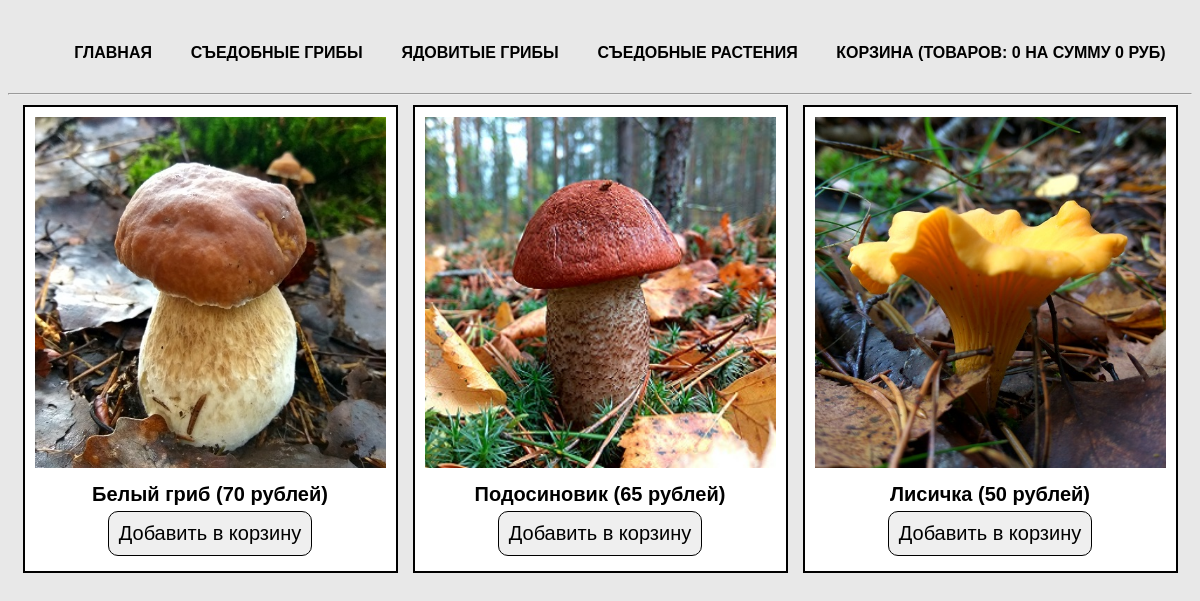
Page /index.php?cat=edible on the committed database.
### tables this page shows
CREATE TABLE `cats` (
  `id` int(11) NOT NULL,
  `name` varchar(50) NOT NULL,
  `rus_name` varchar(50) NOT NULL
);

CREATE TABLE `products` (
  `id` int(11) NOT NULL,
  `title` varchar(50) NOT NULL,
  `cat` varchar(50) NOT NULL,
  `price` int(11) NOT NULL,
  `rus_name` varchar(50) NOT NULL,
  `img` varchar(50) NOT NULL,
  `descr` text NOT NULL
);

### index.php (the view)
<?php
require_once 'parts/header.php';
if (isset($_GET['cat'])) {
    $currentCat = $_GET['cat'];
    $products = $connect->query("SELECT * FROM products WHERE cat='$currentCat'");
    $products = $products->fetchAll(PDO::FETCH_ASSOC);
} else {
    $products = $connect->query("SELECT * FROM products");
    $products = $products->fetchAll(PDO::FETCH_ASSOC);
}
?>
    <div class="main">
        <?php if (empty($products)) { ?>
             <div class="card">Такой категории товаров не существует!</div>
        <?php } else { ?>
            <?php foreach ($products as $product) { ?>
                <div class="card">
                    <a href="product.php?product=<?=$product['title']?>">
                        <img src="img/<?=$product['img']?>" alt="<?=$product['rus_name']?>">
                    </a>
                    <div class="label"><?=$product['rus_name']?> (<?=$product['price']?> рублей)</div>
                    <?php require 'parts/button.php';?>
                </div>
            <?php } ?>
        <?php } ?>
    </div>
</body>
</html>

### parts/header.php (shortened to what this page needs)
<?php
require_once 'db/db.php';
$cats = $connect->query("SELECT * FROM cats");
$cats = $cats->fetchAll(PDO::FETCH_ASSOC);
?>
<!doctype html>
<html lang="ru">
<head>
    <link rel="stylesheet" href="css/style.css">
</head>
<body>
<nav>
    <ul>
        <li><a href="index.php">Главная</a></li>
        <?php foreach ($cats as $cat) { ?>
            <li><a href="index.php?cat=<? echo $cat['name']?>"><? echo $cat['rus_name']?></a></li>
        <?php } ?>
        <li><a href="cart.php">Корзина (Товаров:
            <?php if (isset($_SESSION['totalQuantity'])) { ?>
                <?=$_SESSION['totalQuantity']?>
            <?php } else { ?>
                    0
           <?php } ?>
                 на сумму
            <?php if (isset($_SESSION['totalPrice'])) { ?>
               <?=$_SESSION['totalPrice']?>
            <?php } else { ?>
              0
          <?php } ?>
          руб)
            </a>
        </li>
    </ul>
</nav>
<hr>

### parts/button.php (shortened to what this page needs)
<form method="POST" action="actions/add.php">
    <input type="submit" value="Добавить в корзину">
</form>

### css/style.css (style rules this page uses)
* { font-family: 'Arial', sans-serif; font-size: 20px; }
body { margin-top: 20px; background-color: #e8e8e8; }
a { text-decoration: none; text-transform: uppercase; color: #000000; -webkit-transition: all .3s; -moz-transition: all .3s; -ms-transition: all .3s; -o-transition: all .3s; transition: all .3s; }
input, button { margin: 5px auto; border: none; padding: 10px; -webkit-transition: all .3s; -moz-transition: all .3s; -ms-transition: all .3s; -o-transition: all .3s; transition: all .3s; }
input[type=submit], button { -webkit-border-radius: 10px; -moz-border-radius: 10px; border-radius: 10px; border: 1px solid black; display: block; cursor: pointer; }
label, .label { margin-top: 10px; font-weight: 700; }
img { width: 100%; }
.main, nav { width: 1170px; margin: auto; display: flex; flex-wrap: wrap; justify-content: space-around; }
nav ul { display: flex; list-style: none; width: 100%; justify-content: space-around; font-weight: 700; }
nav ul li a { font-size: 16px; }
.card { margin-bottom: 15px; width: 30%; padding: 10px; border: 2px solid black; text-align: center; background-color: #fff; }

### rows in the picture
cats: rus_name "СЪЕДОБНЫЕ ГРИБЫ"
cats: rus_name "ЯДОВИТЫЕ ГРИБЫ"
cats: rus_name "СЪЕДОБНЫЕ РАСТЕНИЯ"
products: img (picture), rus_name "Белый гриб", price "70"
products: img (picture), rus_name "Подосиновик", price "65"
products: img (picture), rus_name "Лисичка", price "50"
